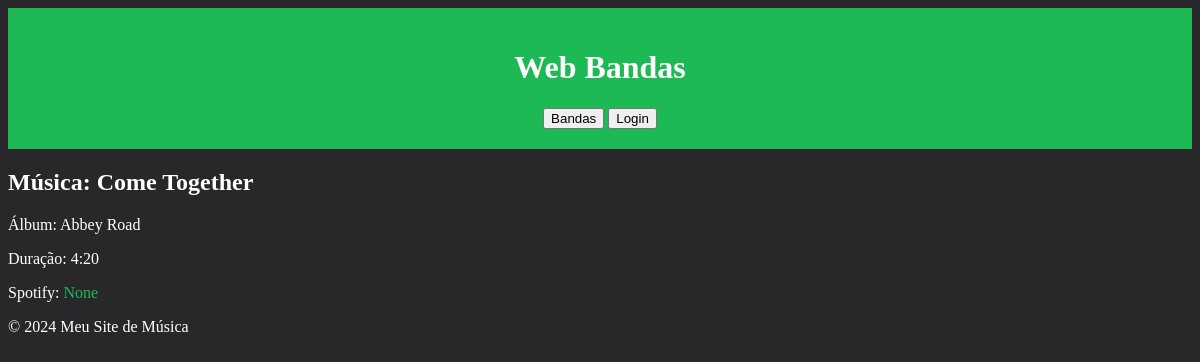
Page /appBandas/musicas/2/ on the committed database.
### appBandas/models.py (models this page shows, shortened)
class Musica(models.Model):
    nome = models.CharField(max_length=30)
    ano_lancamento = models.CharField(max_length=30, default='0')
    album = models.ForeignKey(Album, on_delete=models.CASCADE, related_name='musicas')
    spotify = models.URLField(null=True, max_length=200)
    duracao = models.CharField(max_length=20, default='0')

class Album(models.Model):
    nome = models.CharField(max_length=100)
    ano_lancamento = models.CharField(max_length=30, default='0')
    nMusicas = models.IntegerField()
    capa = models.ImageField(null=True, blank=True)
    banda = models.ForeignKey(Banda, on_delete=models.CASCADE, related_name='albuns')

### appBandas/views.py (the view)
# urls.py: path('musicas/<int:musica_id>/', views.musica_view, name='musicas'),
def musica_view(request, musica_id):
    musica = Musica.objects.get(id=musica_id)
    context = {'musica': musica}
    return render(request, "appBandas/musicas.html", context)

### appBandas/templates/appBandas/musicas.html (shortened to what this page needs)
{% extends "appBandas/layout.html" %}
{% block content %}
    <h2>Música: {{ musica.nome }}</h2>
    <p>Álbum: {{ musica.album.nome }}</p>
    <p>Duração: {{ musica.duracao }}</p>
    <p>Spotify: <a href="{{ musica.spotify }}">{{ musica.spotify }}</a></p>
{% endblock %}

### appBandas/templates/appBandas/layout.html (style rules this page uses)
body { background-color: #28282B; color: white; }
a { color: #1DB954; text-decoration: none; }

### rows in the picture
Musica: nome "Come Together", album.nome "Abbey Road", duracao "4:20", spotify "None"
